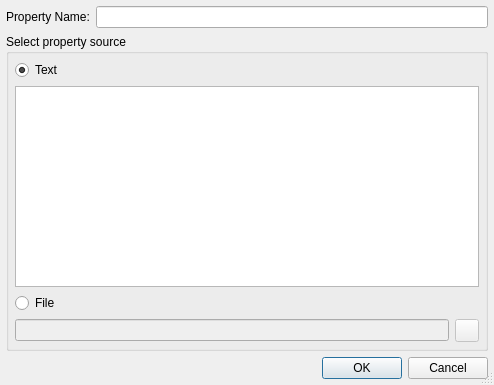
<?xml version="1.0" encoding="UTF-8"?>
<ui version="4.0">
 <class>SvnPropSetDialog</class>
 <widget class="QDialog" name="SvnPropSetDialog">
  <property name="geometry">
   <rect>
    <x>0</x>
    <y>0</y>
    <width>494</width>
    <height>385</height>
   </rect>
  </property>
  <property name="windowTitle">
   <string>Set Subversion Property</string>
  </property>
  <property name="sizeGripEnabled">
   <bool>true</bool>
  </property>
  <layout class="QVBoxLayout">
   <item>
    <layout class="QHBoxLayout">
     <item>
      <widget class="QLabel" name="textLabel1">
       <property name="text">
        <string>Property Name:</string>
       </property>
      </widget>
     </item>
     <item>
      <widget class="QLineEdit" name="propNameEdit">
       <property name="toolTip">
        <string>Enter the name of the property to be set</string>
       </property>
      </widget>
     </item>
    </layout>
   </item>
   <item>
    <widget class="QGroupBox" name="groupBox">
     <property name="title">
      <string>Select property source</string>
     </property>
     <layout class="QGridLayout">
      <item row="2" column="0" colspan="2">
       <widget class="QRadioButton" name="fileRadioButton">
        <property name="focusPolicy">
         <enum>Qt::NoFocus</enum>
        </property>
        <property name="text">
         <string>File</string>
        </property>
       </widget>
      </item>
      <item row="0" column="0" colspan="2">
       <widget class="QRadioButton" name="textRadioButton">
        <property name="text">
         <string>Text</string>
        </property>
        <property name="checked">
         <bool>true</bool>
        </property>
       </widget>
      </item>
      <item row="1" column="0" colspan="2">
       <widget class="QTextEdit" name="propTextEdit">
        <property name="toolTip">
         <string>Enter text of the property</string>
        </property>
        <property name="tabChangesFocus">
         <bool>true</bool>
        </property>
        <property name="acceptRichText">
         <bool>false</bool>
        </property>
       </widget>
      </item>
      <item row="3" column="0">
       <widget class="QLineEdit" name="propFileEdit">
        <property name="enabled">
         <bool>false</bool>
        </property>
        <property name="toolTip">
         <string>Enter the name of a file for the property</string>
        </property>
       </widget>
      </item>
      <item row="3" column="1">
       <widget class="QToolButton" name="fileButton">
        <property name="enabled">
         <bool>false</bool>
        </property>
        <property name="toolTip">
         <string>Press to select the file via a file selection dialog</string>
        </property>
       </widget>
      </item>
     </layout>
    </widget>
   </item>
   <item>
    <widget class="QDialogButtonBox" name="buttonBox">
     <property name="orientation">
      <enum>Qt::Horizontal</enum>
     </property>
     <property name="standardButtons">
      <set>QDialogButtonBox::Cancel|QDialogButtonBox::Ok</set>
     </property>
    </widget>
   </item>
  </layout>
 </widget>
 <layoutdefault spacing="6" margin="6"/>
 <pixmapfunction>qPixmapFromMimeSource</pixmapfunction>
 <tabstops>
  <tabstop>propNameEdit</tabstop>
  <tabstop>textRadioButton</tabstop>
  <tabstop>propTextEdit</tabstop>
  <tabstop>propFileEdit</tabstop>
  <tabstop>fileButton</tabstop>
 </tabstops>
 <resources/>
 <connections>
  <connection>
   <sender>textRadioButton</sender>
   <signal>toggled(bool)</signal>
   <receiver>propTextEdit</receiver>
   <slot>setEnabled(bool)</slot>
   <hints>
    <hint type="sourcelabel">
     <x>49</x>
     <y>78</y>
    </hint>
    <hint type="destinationlabel">
     <x>76</x>
     <y>140</y>
    </hint>
   </hints>
  </connection>
  <connection>
   <sender>fileRadioButton</sender>
   <signal>toggled(bool)</signal>
   <receiver>propFileEdit</receiver>
   <slot>setEnabled(bool)</slot>
   <hints>
    <hint type="sourcelabel">
     <x>35</x>
     <y>287</y>
    </hint>
    <hint type="destinationlabel">
     <x>49</x>
     <y>319</y>
    </hint>
   </hints>
  </connection>
  <connection>
   <sender>buttonBox</sender>
   <signal>accepted()</signal>
   <receiver>SvnPropSetDialog</receiver>
   <slot>accept()</slot>
   <hints>
    <hint type="sourcelabel">
     <x>67</x>
     <y>360</y>
    </hint>
    <hint type="destinationlabel">
     <x>74</x>
     <y>380</y>
    </hint>
   </hints>
  </connection>
  <connection>
   <sender>buttonBox</sender>
   <signal>rejected()</signal>
   <receiver>SvnPropSetDialog</receiver>
   <slot>reject()</slot>
   <hints>
    <hint type="sourcelabel">
     <x>196</x>
     <y>367</y>
    </hint>
    <hint type="destinationlabel">
     <x>199</x>
     <y>385</y>
    </hint>
   </hints>
  </connection>
 </connections>
</ui>
